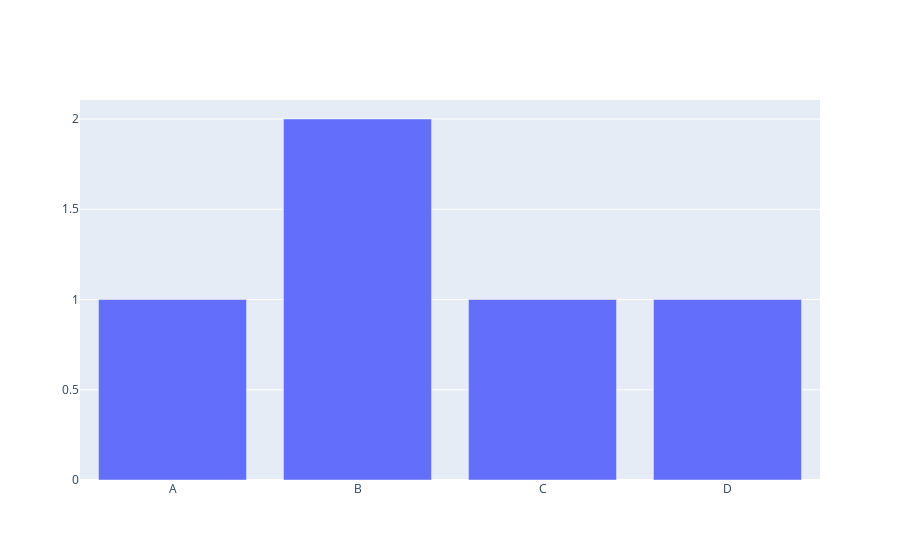

The notebook cell saved with this chart:
### Code cell
import plotly.graph_objects as go

fig = go.Figure()
fig.add_trace(
    go.Bar(
        x=df1.index, y=df1['Year']))
fig.show()

### Figure 1 — Plotly figure (JSON) as saved in the notebook; plotly's stock layout.template omitted (floating-point values rounded to 4 significant figures)
{"data": [{"type": "bar", "x": ["A", "B", "C", "D"], "y": [1, 2, 1, 1]}], "layout": {}}
